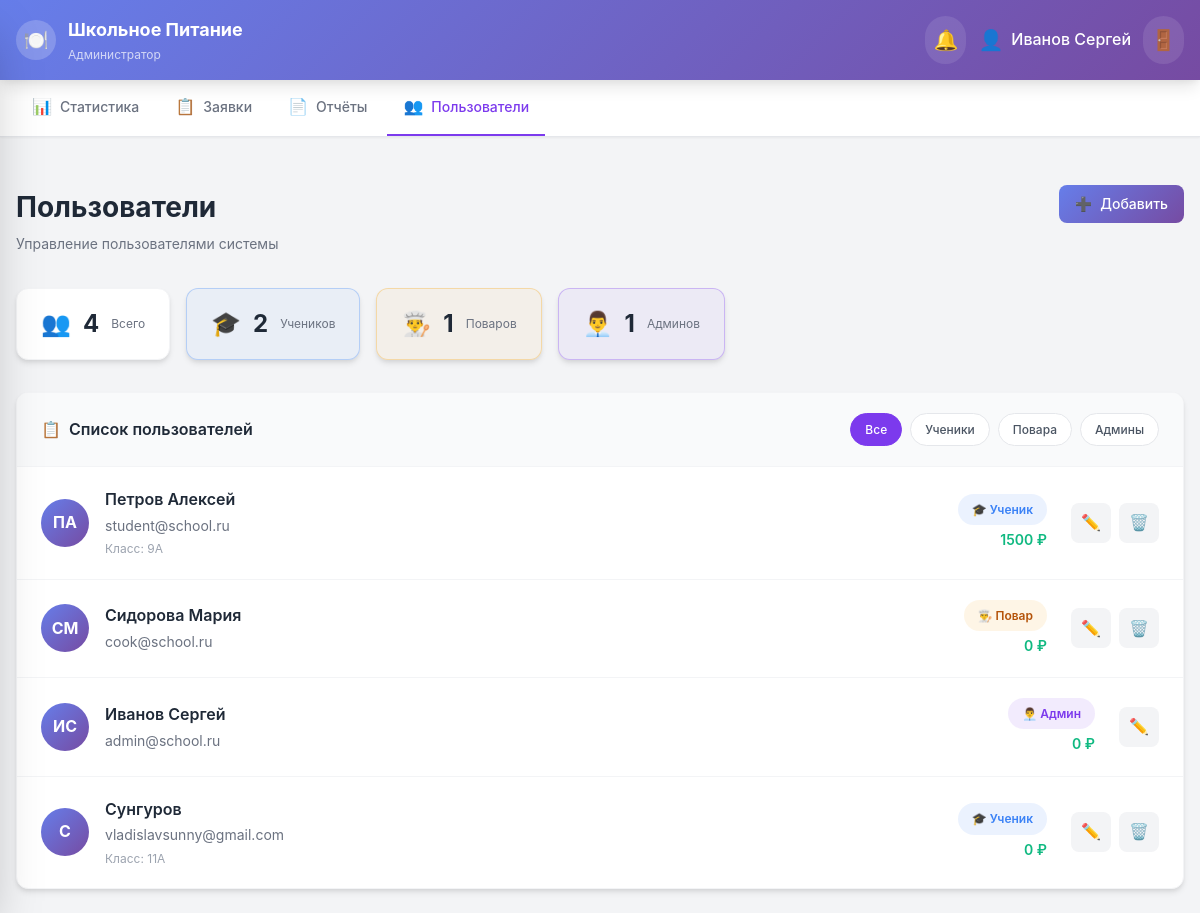
Before: /admin/users (signed in) with the older database file.
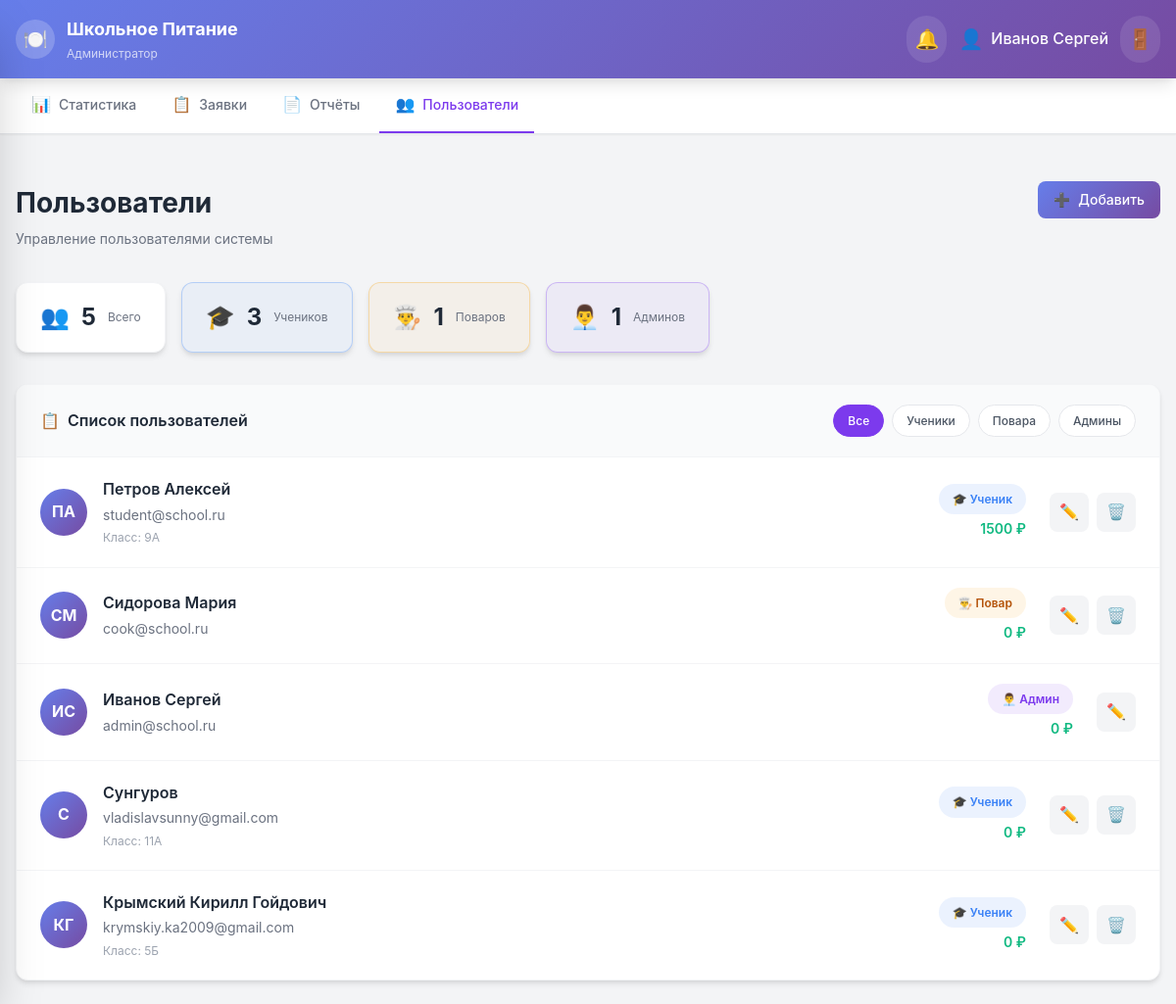
After: the same page with the newer database file.
### app.py (models this page shows)
class User(UserMixin, db.Model):
    id = db.Column(db.Integer, primary_key=True)
    email = db.Column(db.String(120), unique=True, nullable=False)
    password_hash = db.Column(db.String(256), nullable=False)
    name = db.Column(db.String(100), nullable=False)
    role = db.Column(db.String(20), nullable=False, default='student')
    student_class = db.Column(db.String(10))
    balance = db.Column(db.Float, default=0.0)
    allergies = db.Column(db.String(500), default='')
    created_at = db.Column(db.DateTime, default=datetime.utcnow)
    orders = db.relationship('Order', backref='user', lazy=True)
    reviews = db.relationship('Review', backref='user', lazy=True)
    notifications = db.relationship('Notification', backref='user', lazy=True)

### app.py (the view)
@app.route('/admin/users')
@login_required
@role_required('admin')
def admin_users():
    users = User.query.all()
    return render_template('admin/users.html', users=users)

### app.py (called while the page is built)
def role_required(*roles):
    def decorator(f):
        @wraps(f)
        def decorated_function(*args, **kwargs):
            if not current_user.is_authenticated:
                return redirect(url_for('login'))
            if current_user.role not in roles:
                flash('У вас нет доступа к этой странице', 'error')
                return redirect(url_for('index'))
            return f(*args, **kwargs)
        return decorated_function
    return decorator

@login_manager.user_loader
def load_user(user_id):
    return User.query.get(int(user_id))

### templates/admin/users.html (shortened to what the changed rows need)
{% extends 'base.html' %}
{% block content %}
<div class="page-top-spacing">
    <div class="page-header">
        <div class="users-header">
            <div class="users-header-left">
                <h2 class="page-title">Пользователи</h2>
            </div>
        </div>
    </div>
</div>
<div class="users-stats-row">
    <div class="users-stat">
        <span class="users-stat-icon">👥</span>
        <span class="users-stat-value">{{ users|length }}</span>
        <span class="users-stat-label">Всего</span>
    </div>
    <div class="users-stat users-stat-students">
        <span class="users-stat-icon">🎓</span>
        <span class="users-stat-value">{{ users|selectattr('role', 'equalto', 'student')|list|length }}</span>
        <span class="users-stat-label">Учеников</span>
    </div>
</div>
<div class="users-list-container">
    <div class="users-list">
        {% for user in users %}
        <div class="user-list-item" data-role="{{ user.role }}" data-user-id="{{ user.id }}">
            <div class="user-list-left">
                <div class="user-list-avatar">
                    {{ user.name.split()[0][0] }}{{ user.name.split()[-1][0] if user.name.split()|length > 1 else '' }}
                </div>
                <div class="user-list-info">
                    <span class="user-list-name">{{ user.name }}</span>
                    <span class="user-list-email">{{ user.email }}</span>
                    {% if user.student_class %}
                    <span class="user-list-class">Класс: {{ user.student_class }}</span>
                    {% endif %}
                </div>
            </div>
            <div class="user-list-right">
                <div class="user-list-meta">
                    <span class="user-role-badge role-{{ user.role }}">
                        {% if user.role == 'student' %}🎓 Ученик
                        {% elif user.role == 'cook' %}👨‍🍳 Повар
                        {% else %}👨‍💼 Админ{% endif %}
                    </span>
                    {% if user.balance is not none %}
                    <span class="user-list-balance">{{ user.balance|int }} ₽</span>
                    {% endif %}
                </div>
                <div class="user-list-actions">
                    <button class="user-action-btn user-action-edit" onclick="openEditUserModal({{ user.id }}, '{{ user.name }}', '{{ user.email }}', '{{ user.role }}', '{{ user.student_class or '' }}')" title="Редактировать">
                        ✏️
                    </button>
                    {% if user.id != current_user.id %}
                    <button class="user-action-btn user-action-delete" onclick="confirmDeleteUser({{ user.id }}, '{{ user.name }}')" title="Удалить">
                        🗑️
                    </button>
                    {% endif %}
                </div>
            </div>
        </div>
        {% endfor %}
    </div>
</div>
{% endblock %}

### templates/base.html (shortened to what this page needs)
<!DOCTYPE html>
<html lang="ru">
<head>
    <link rel="stylesheet" href="{{ url_for('static', filename='css/style.css') }}">
    <link rel="stylesheet" href="{{ url_for('static', filename='css/mobile.css') }}">
    <script src="https://cdn.jsdelivr.net/npm/@tailwindcss/browser@4"></script>
</head>
<body class="body-bg">
    {% if current_user.is_authenticated %}
    <header class="header">
        <div class="header-container">
            <div class="header-content">
                <div class="header-logo">
                    <div class="header-logo-icon">🍽️</div>
                    <div class="header-title">
                        <h1>Школьное Питание</h1>
                        <p>
                            {% if current_user.role == 'student' %}Ученик{% elif current_user.role == 'cook' %}Повар{% else %}Администратор{% endif %}
                        </p>
                    </div>
                </div>
                <div class="header-actions">
                    <div class="header-notifications">
                        <button onclick="toggleNotifications()" class="header-btn">
                            <span>🔔</span>
                        </button>
                    </div>
                    <div class="header-user-info">
                        <span class="header-user-avatar">👤</span>
                        <span class="header-user-name">{{ current_user.name }}</span>
                    </div>
                    <a href="{{ url_for('logout') }}" class="header-logout" title="Выйти">🚪</a>
                </div>
            </div>
        </div>
    </header>
    <nav class="desktop-nav">
        <div class="nav-container">
            <div class="nav-tabs">
                {% if current_user.role == 'student' %}
                <a href="{{ url_for('student_menu') }}" class="nav-tab {% if request.endpoint == 'student_menu' %}active{% endif %}">
                    <span class="nav-icon">🍽️</span> Меню
                </a>
                <a href="{{ url_for('student_orders') }}" class="nav-tab {% if request.endpoint == 'student_orders' %}active{% endif %}">
                    <span class="nav-icon">🛒</span> Мои заказы
                </a>
                <a href="{{ url_for('student_payment') }}" class="nav-tab {% if request.endpoint == 'student_payment' %}active{% endif %}">
                    <span class="nav-icon">💳</span> Оплата
                </a>
                <a href="{{ url_for('student_profile') }}" class="nav-tab {% if request.endpoint == 'student_profile' %}active{% endif %}">
                    <span class="nav-icon">👤</span> Профиль
                </a>
                {% elif current_user.role == 'admin' %}
                <a href="{{ url_for('admin_dashboard') }}" class="nav-tab {% if request.endpoint == 'admin_dashboard' %}active{% endif %}">
                    <span class="nav-icon">📊</span> Статистика
                </a>
                <a href="{{ url_for('admin_requests') }}" class="nav-tab {% if request.endpoint == 'admin_requests' %}active{% endif %}">
                    <span class="nav-icon">📋</span> Заявки
                </a>
                <a href="{{ url_for('admin_reports') }}" class="nav-tab {% if request.endpoint == 'admin_reports' %}active{% endif %}">
                    <span class="nav-icon">📄</span> Отчёты
                </a>
                <a href="{{ url_for('admin_users') }}" class="nav-tab {% if request.endpoint == 'admin_users' %}active{% endif %}">
                    <span class="nav-icon">👥</span> Пользователи
                </a>
                {% endif %}
            </div>
        </div>
    </nav>
    {% endif %}
    <main class="main-container">
        {% block content %}{% endblock %}
    </main>
</body>
</html>

Changed rows visible on the page:
added User: name "К", name.split|length "Г", name "Крымский Кирилл Гойдович", email "krymskiy.ka2009@gmail.com", student_class "5Б", role "🎓 Ученик", balance "0"
Other visible differences:
{{ users|length }}: "4" → "5"
{{ users|selectattr('role', 'equalto', 'student')|list|length }}: "2" → "3"
